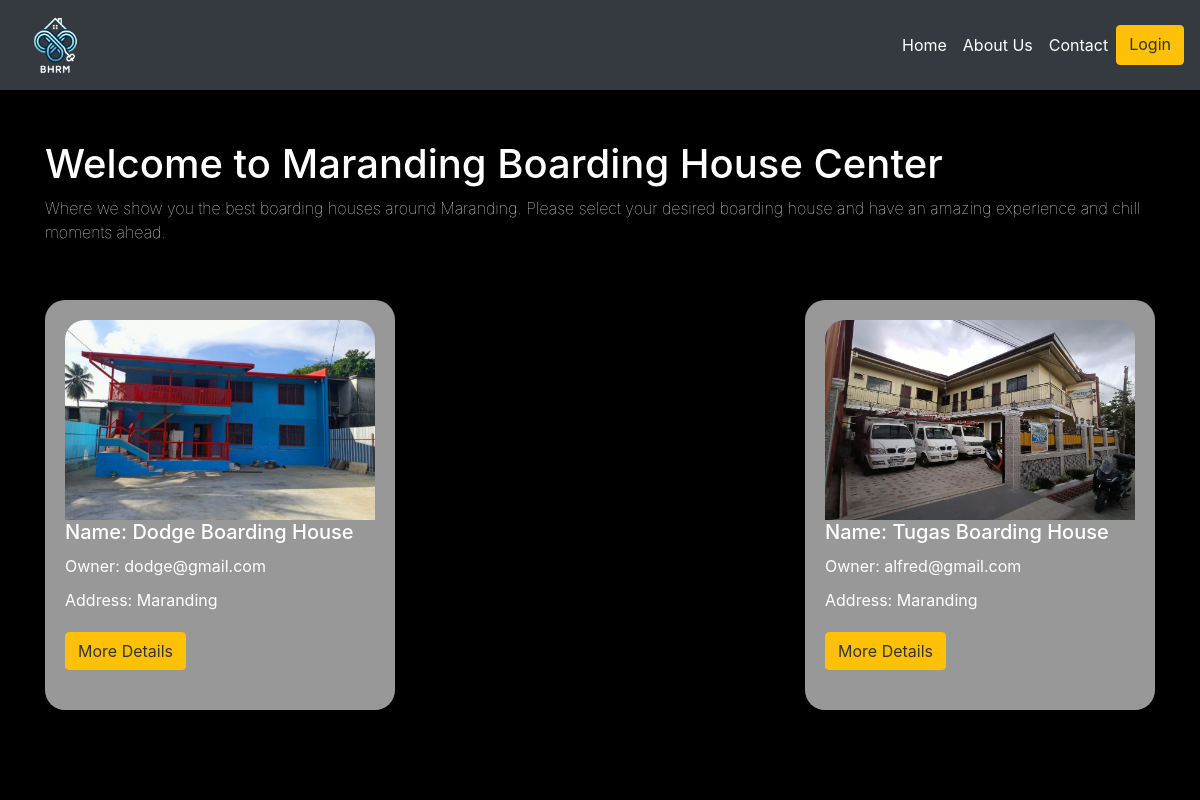
The page / on the database its author committed.
### tables this page shows
CREATE TABLE `boardinghouses` (
  `id` int(11) NOT NULL,
  `owner` varchar(255) NOT NULL,
  `hname` varchar(25) NOT NULL,
  `haddress` varchar(25) NOT NULL
);

CREATE TABLE `documents` (
  `id` int(255) NOT NULL,
  `documents` varchar(255) NOT NULL,
  `image` varchar(255) NOT NULL,
  `hname` varchar(255) NOT NULL
);

### index.php (the view, shortened to what this page needs)
<?php
require 'php/connection.php';
?>
<!DOCTYPE html>
<html lang="en">
<head>
    <link rel="stylesheet" href="https://stackpath.bootstrapcdn.com/bootstrap/4.5.2/css/bootstrap.min.css">
</head>
<body>
    <video autoplay muted loop class="video-background">
        <source src="backvideo.mp4" type="video/mp4">
    </video>
    <nav class="navbar navbar-expand-lg navbar-dark py-0">
        <a class="navbar-brand" href="#">
            <img src="images/logo.png" alt="Logo">
        </a>
        <div class="collapse navbar-collapse" id="navbarNav">
            <ul class="navbar-nav ml-auto">
                <li class="nav-item">
                    <a class="nav-link" href="index.php">Home</a>
                </li>
                <li class="nav-item">
                    <a class="nav-link" href="about.php">About Us</a>
                </li>
                <li class="nav-item">
                    <a class="nav-link" href="contact.php">Contact</a>
                </li>
                <?php
                if ($_SESSION == true) {
                    echo '<a class="btn btn-warning" href="php/logout.php">Logout</a>';
                } else {
                    echo '<a class="btn btn-warning" href="php/login.php">Login</a>';
                }
                ?>
            </ul>
        </div>
    </nav>
    <div class="container content">
        <h1>Welcome to Maranding Boarding House Center
        </h1>
        <p>Where we show you the best boarding houses around Maranding. Please select your desired boarding house and
            have an amazing experience and chill moments ahead.</p>
    </div>
    <div class="container">
        <div class="row">
            <?php
            if (empty($_SESSION) || $_SESSION['role'] == 'user') {
                $query = "select * from boardinghouses inner join documents on boardinghouses.hname = documents.hname";
                $result = mysqli_query($conn, $query);
                while ($fetch = mysqli_fetch_assoc($result)) {
                    $id = $fetch['id'];
                    $hname = $fetch['hname'];
            ?>
                    <div class="col-md-4">
                        <div class="boarding-house-card">
                            <img src="<?php echo $fetch["image"] ?>" alt="Boarding House">
                            <h5>Name: <?php echo $fetch["hname"] ?></h5>
                            <p>Owner: <?php echo $fetch["owner"] ?></p>
                            <p>Address: <?php echo $fetch["haddress"] ?></p>
                            <div class="btn-container">
                                <?php if (!empty($_SESSION) && $_SESSION['role'] == 'admin'): ?>
                                    <a href="php/function.php?edit=<?php echo $id; ?>"><button class="btn btn-warning">Update</button></a>
                                    <a href="php/function.php?delete=<?php echo $id; ?>"><button class="btn btn-warning">Delete</button></a>
                                <?php else : ?>
                                    <a href="boardinghouse.php?hname=<?php echo $hname; ?>" class="btn btn-warning">More Details</a>
                                <?php endif; ?>
                            </div>
                        </div>
                    </div>
            <?php
                }
            }
            ?>
        </div>
    </div>
</body>
</html>

### index.php (style rules this page uses)
body { margin: 0; padding: 0; overflow-x: hidden; color: white; background: #000; }
.video-background { position: fixed; right: 0; bottom: 0; min-width: 100%; min-height: 100%; z-index: -1; }
.navbar { background-color: #343a40 !important; }
.navbar-brand img { width: 80px; height: 80px; }
.nav-link { color: #fff !important; }
.btn-warning { background-color: #ffc107; border-color: #ffc107; color: #333; }
.content { color: white; margin-top: 50px; padding-bottom: 40px; position: relative; z-index: 1; font-weight: 20; }
.row { display: flex; flex-wrap: wrap; justify-content: space-between; }
.col-md-4 { margin-bottom: 20px; }
.boarding-house-card { background-color: rgba(169, 169, 169, 0.9); color: #fff; border-radius: 20px; padding: 20px; margin-bottom: 20px; height: 100%; }
.boarding-house-card img { width: 100%; height: 200px; object-fit: cover; border-radius: 20px 20px 0 0; }
.boarding-house-card h5, .boarding-house-card p { margin-bottom: 10px; }
.btn-container { display: flex; justify-content: space-between; padding-top: 10px; }

### rows shown on the page
boardinghouses: documents.image (picture), documents.hname "Dodge Boarding House", owner "dodge@gmail.com", haddress "Maranding"
boardinghouses: documents.image (picture), documents.hname "Tugas Boarding House", owner "alfred@gmail.com", haddress "Maranding"
